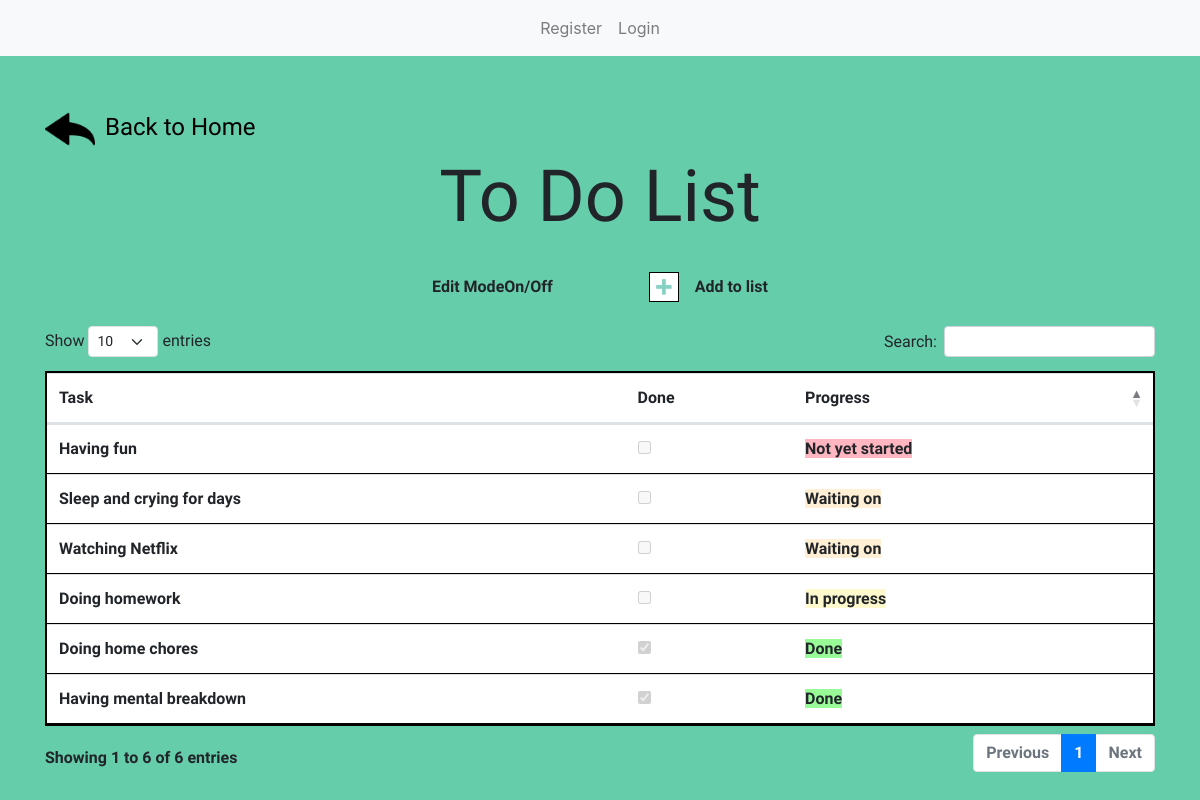
The page /LAB/list.php on the database as committed earlier.
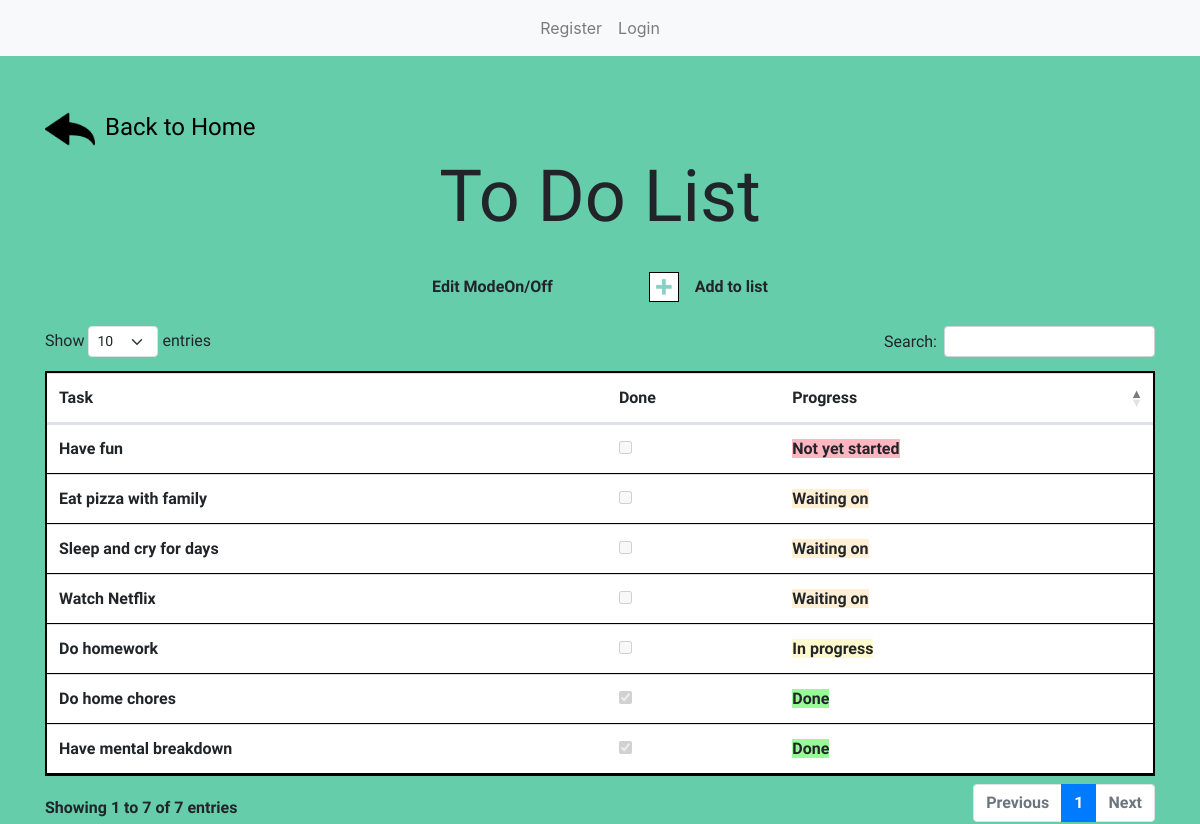
The same page on the database as committed later.
### tables this page shows
CREATE TABLE `todolist` (
  `task` varchar(50) NOT NULL,
  `done` tinyint(1) NOT NULL,
  `progress` varchar(15) NOT NULL
);

### LAB/list.php (the view, shortened to what this page needs)
<!DOCTYPE html>
<html lang="en">
<head>
    <link rel="stylesheet" type="text/css" href="list.css?v=<?php echo time(); ?>" />
    <link rel="stylesheet" href="https://cdnjs.cloudflare.com/ajax/libs/twitter-bootstrap/5.3.0/css/bootstrap.min.css">
    <link rel="stylesheet" href="https://cdn.datatables.net/1.13.6/css/dataTables.bootstrap5.min.css">
    <link rel="stylesheet" href="https://cdn.jsdelivr.net/npm/bootstrap@4.1.3/dist/css/bootstrap.min.css">
</head>
<body class="body">
    <?php
        $db = mysqli_connect("localhost", "root", "", "webproglab");
    ?>
    <nav class="navbar navbar-expand navbar-light bg-light justify-content-center">
        <div class="navbar-nav">
            <a class="nav-item nav-link" href="#">Register</a>
            <a class="nav-item nav-link" href="#">Login</a>
        </div>
    </nav>
    <div class="mt-5 container d-flex flex-column justify-content-center">
        <a href="homepage.php" style="color: black; font-family: 'Kaushan Script', cursive; font-size: 24px; text-decoration: none;"><img class="img-fluid" id="back-button" src="./assets/back.png" style="margin-right: 10px;"/>Back to Home</a>
        <h1 class="title text-center">To Do List</h1><br />
        <div class="d-flex justify-content-between align-self-center align-items-center">
            <div class="mx-5 d-flex flex-column flex-md-row justify-content-center align-items-center" id="choose-box">
                <div class="text-center">Edit Mode</div>
                <div class="text-center">On/Off</div>
            </div>
            <div class="mx-5 d-flex flex-column flex-md-row justify-content-center align-self-center align-items-center" id="choose-box">
                <div class="mr-md-3 d-flex align-self-center"><a href="list.php?action=add"><img class="img-fluid" id="add-button" src="./assets/add.png"/></a></div>
                <div class="text-center">Add to list</div>
            </div>
        </div>
        <br />
        <table class="table" id="table" style="border: 2px solid black">
            <thead>
                <tr>
                    <th scope="col">Task</th>
                    <th scope="col">Done</th>
                    <th scope="col">Progress</th>
                </tr>
            </thead>
        <?php
            $q = "SELECT * FROM todolist";
            $query = mysqli_query($db, $q);
            echo "<tbody>";
            while($hasil = mysqli_fetch_array($query)){
                echo "<tr>";
                echo "<td>" . $hasil['task'] . "</td>";
                echo "<td>" . "<input type='checkbox' disabled " . ($hasil['done'] == 1 ? 'checked' : '') . "></td>";
                echo "<td>" . "<span style='background-color:" . (
                    $hasil['progress'] == "Done" ? 'PaleGreen' : (
                        $hasil['progress'] == "In progress" ? 'LemonChiffon' : (
                            $hasil['progress'] == "Waiting on" ? 'PapayaWhip' : 'LightPink'
                        )
                    )
                ). ";'>" . $hasil['progress'] . "</span></td>";
                echo "</tr>";
            }
            echo "</tbody></table>";
        ?>
    </div>
</body>
</html>

### LAB/list.css (style rules this page uses)
@media (min-width: 768px) { .mr-md-3 { margin-right: 3px; } }
.body { background-color: #66CDAA; }
.title { font-family: 'Kaushan Script', cursive; font-size: 72px; }
thead { font-family: 'Catamaran', sans-serif; font-weight: 800; }
tbody { font-family: 'Catamaran', sans-serif; font-weight: 600; }
#choose-box { font-family: 'Catamaran', sans-serif; font-weight: 800; }
#back-button { width: 50px; height: 50px; }
#add-button { border: 1px solid black; background-color: white; width: 30px; width: 30px; }

Rows that differ between the two databases and show on the page:
removed todolist: task "Doing home chores", done "☑", progress "Done"
removed todolist: task "Doing homework", progress "In progress"
removed todolist: task "Having fun", progress "Not yet started"
removed todolist: task "Having mental breakdown", done "☑", progress "Done"
removed todolist: task "Sleep and crying for days", progress "Waiting on"
removed todolist: task "Watching Netflix", progress "Waiting on"
added todolist: task "Do home chores", done "☑", progress "Done"
added todolist: task "Do homework", progress "In progress"
added todolist: task "Eat pizza with family", progress "Waiting on"
added todolist: task "Have fun", progress "Not yet started"
added todolist: task "Have mental breakdown", done "☑", progress "Done"
added todolist: task "Sleep and cry for days", progress "Waiting on"
added todolist: task "Watch Netflix", progress "Waiting on"
Other text that changed with them:
text written by a page script: "Show entries Search: Showing 1 to 6 of 6 entries Previous 1 Next" → "Show entries Search: Showing 1 to 7 of 7 entries Previous 1 Next"
